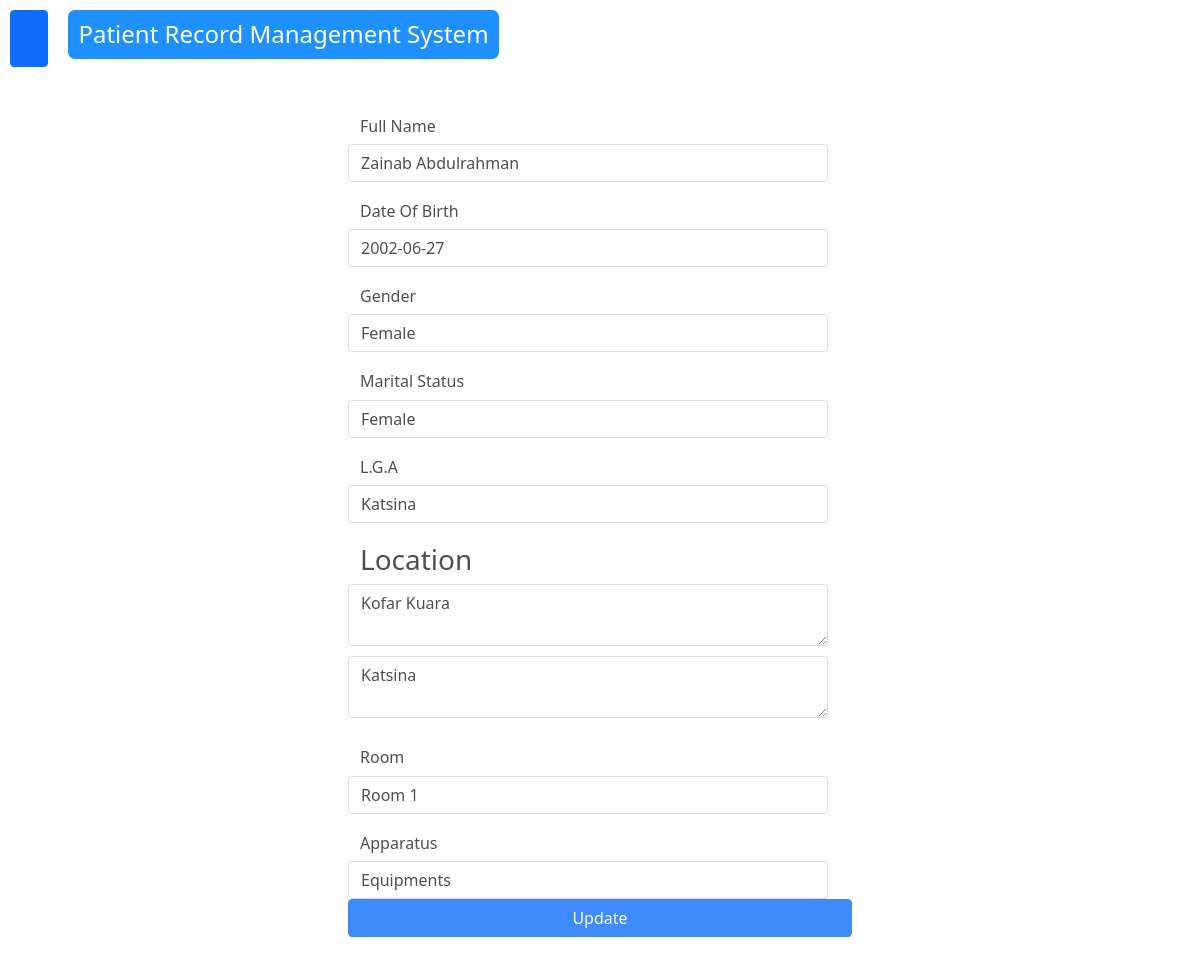
The app's page /update/2 (signed in) with its own data.
### core/models.py (models this page shows, shortened)
class PatientR(models.Model):
    full_name = models.CharField(max_length=100)
    dob = models.CharField(max_length=100)
    gender = models.CharField(max_length=20)
    marital = models.CharField(max_length=20)
    lga = models.CharField(max_length=100)
    addrss = models.TextField(blank=True)
    state = models.CharField(max_length=100)
    apparatus = models.CharField(max_length=100)
    room = models.CharField(max_length=100)
    code = models.CharField(max_length=1000)
    create_at = models.DateTimeField(default=datetime.now)

### core/views.py (the view)
# urls.py: path('update/<int:id>', views.update, name='update'),
@login_required(login_url='login')
def update(request, id):
  patient = PatientR.objects.get(id=id)
  template = loader.get_template('update.html')
  context = {
    'patient': patient,
  }
  return HttpResponse(template.render(context, request))

### templates/update.html (shortened to what this page needs)
{% load static %}
<!DOCTYPE html>
<html lang="en">
<head>
    <link rel="stylesheet" href="{% static 'bootstraps-files/bootstrap/css/bootstrap.min.css' %}">
    <link rel="stylesheet" href="{% static 'bootstraps-files/lineawesome/css/line-awesome.min.css' %}">
    <link rel="stylesheet" href="{% static 'css/style.css' %}">
</head>
<body>
    <header class="header">
        <button class="btn btn-primary" type="button" data-bs-toggle="offcanvas" data-bs-target="#offcanvasScrolling" aria-controls="offcanvasScrolling"><i class="la la-bars"></i></button>
        <div class="brand">
            <h4>Patient Record Management System</h4>
        </div>
    </header>
    <div class="body">
        <form action="updaterecord/{{ patient.id }}" method="post">
            <div class="row">
                <div class="row">
                    <h6>Full Name</h6>
                    <input type="text" name="full_name" class="form-control" value="{{ patient.full_name }}">
                </div>
                <div class="row">
                    <h6>Date Of Birth</h6>
                    <input type="text" name="dob" class="form-control" value="{{ patient.dob }}">
                </div>
                <div class="row">
                    <h6>Gender</h6>
                    <input type="text" name="gender" class="form-control" value="{{ patient.gender }}">
                </div>
                <div class="row">
                    <h6>Marital Status</h6>
                    <input type="text" name="marital"  class="form-control" value="{{ patient.marital }}">
                </div>
                <div class="row">
                    <h6>L.G.A</h6>
                    <input type="text" name="lga" class="form-control" value="{{ patient.lga }}">
                </div>
                <div class="row address">
                    <h3>Location</h3>
                    <textarea name="address" id=""  cols="30" rows="2" class="form-control" placeholder="Address">{{ patient.addrss }}</textarea>
                    <textarea name="state" id="" cols="30" rows="2" class="form-control" placeholder="State">{{ patient.state }}</textarea>
                </div>
                <div class="row">
                    <h6>Room</h6>
                    <input type="text" name="room" class="form-control" value="{{ patient.room }}">
                </div>
                <div class="row">
                    <h6>Apparatus</h6>
                    <input type="text" name="apparatus" class="form-control" value="{{ patient.apparatus }}">
                </div>
                <button class="btn btn-primary">Update</button>
            </div>
        </form>
    </div>
</body>
</html>

### static/css/style.css (style rules this page uses)
body { background: url('/static/bg-images/patient-bg3.jpg'); background-size: cover; backdrop-filter: blur(3px); height: 100vh; }

### templates/update.html (style rules this page uses)
* { list-style: none; }
.header { display: flex; gap: 20px; padding: 10px; color: #fff; }
.header h4 { background-color: dodgerblue; padding: 10px; border-radius: 7px; }
.row { margin-top: 20px; }
.address textarea { margin-bottom: 10px; }
.body { display: flex; flex-direction: column; align-items: center; justify-content: center; padding-bottom: 50px; background-color: #fff; opacity: .8; }
.body form { width: 40%; }

### records on screen
PatientR: full_name "Zainab Abdulrahman", dob "2002-06-27", gender "Female", marital "Female", lga "Katsina", address "Kofar Kuara", state "Katsina", room "Room 1", apparatus "Equipments"
